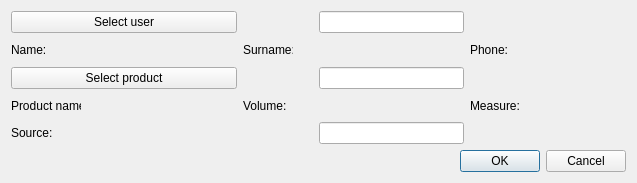
<?xml version="1.0" encoding="UTF-8"?>
<ui version="4.0">
 <class>CreatePhoto</class>
 <widget class="QDialog" name="CreatePhoto">
  <property name="geometry">
   <rect>
    <x>0</x>
    <y>0</y>
    <width>637</width>
    <height>183</height>
   </rect>
  </property>
  <property name="windowTitle">
   <string>Create/Update photo</string>
  </property>
  <property name="locale">
   <locale language="English" country="UnitedStates"/>
  </property>
  <property name="modal">
   <bool>false</bool>
  </property>
  <layout class="QGridLayout" name="gridLayout">
   <property name="leftMargin">
    <number>11</number>
   </property>
   <property name="topMargin">
    <number>11</number>
   </property>
   <property name="rightMargin">
    <number>11</number>
   </property>
   <property name="bottomMargin">
    <number>11</number>
   </property>
   <item row="4" column="5">
    <widget class="QLabel" name="phonePh">
     <property name="minimumSize">
      <size>
       <width>100</width>
       <height>0</height>
      </size>
     </property>
     <property name="font">
      <font>
       <family>Times New Roman</family>
       <pointsize>12</pointsize>
       <weight>75</weight>
       <italic>true</italic>
       <bold>true</bold>
      </font>
     </property>
     <property name="text">
      <string/>
     </property>
    </widget>
   </item>
   <item row="4" column="0">
    <widget class="QLabel" name="nameLb">
     <property name="minimumSize">
      <size>
       <width>50</width>
       <height>0</height>
      </size>
     </property>
     <property name="maximumSize">
      <size>
       <width>50</width>
       <height>16777215</height>
      </size>
     </property>
     <property name="text">
      <string>Name:</string>
     </property>
    </widget>
   </item>
   <item row="4" column="1">
    <widget class="QLabel" name="namePh">
     <property name="minimumSize">
      <size>
       <width>100</width>
       <height>0</height>
      </size>
     </property>
     <property name="font">
      <font>
       <family>Times New Roman</family>
       <pointsize>12</pointsize>
       <weight>75</weight>
       <italic>true</italic>
       <bold>true</bold>
      </font>
     </property>
     <property name="text">
      <string/>
     </property>
    </widget>
   </item>
   <item row="4" column="2">
    <widget class="QLabel" name="surnameLb">
     <property name="minimumSize">
      <size>
       <width>50</width>
       <height>0</height>
      </size>
     </property>
     <property name="maximumSize">
      <size>
       <width>50</width>
       <height>16777215</height>
      </size>
     </property>
     <property name="text">
      <string>Surname:</string>
     </property>
    </widget>
   </item>
   <item row="4" column="3">
    <widget class="QLabel" name="surnamePh">
     <property name="minimumSize">
      <size>
       <width>100</width>
       <height>0</height>
      </size>
     </property>
     <property name="font">
      <font>
       <family>Times New Roman</family>
       <pointsize>12</pointsize>
       <weight>75</weight>
       <italic>true</italic>
       <bold>true</bold>
      </font>
     </property>
     <property name="text">
      <string/>
     </property>
    </widget>
   </item>
   <item row="4" column="4">
    <widget class="QLabel" name="phoneLb">
     <property name="text">
      <string>Phone:</string>
     </property>
    </widget>
   </item>
   <item row="6" column="0">
    <widget class="QLabel" name="prodNameLb">
     <property name="minimumSize">
      <size>
       <width>70</width>
       <height>0</height>
      </size>
     </property>
     <property name="maximumSize">
      <size>
       <width>70</width>
       <height>16777215</height>
      </size>
     </property>
     <property name="text">
      <string>Product name:</string>
     </property>
    </widget>
   </item>
   <item row="6" column="1">
    <widget class="QLabel" name="prodNamePh">
     <property name="minimumSize">
      <size>
       <width>150</width>
       <height>0</height>
      </size>
     </property>
     <property name="font">
      <font>
       <family>Times New Roman</family>
       <pointsize>12</pointsize>
       <weight>75</weight>
       <italic>true</italic>
       <bold>true</bold>
      </font>
     </property>
     <property name="text">
      <string/>
     </property>
    </widget>
   </item>
   <item row="6" column="2">
    <widget class="QLabel" name="volumeLb">
     <property name="minimumSize">
      <size>
       <width>70</width>
       <height>0</height>
      </size>
     </property>
     <property name="maximumSize">
      <size>
       <width>70</width>
       <height>16777215</height>
      </size>
     </property>
     <property name="text">
      <string>Volume:</string>
     </property>
    </widget>
   </item>
   <item row="6" column="3">
    <widget class="QLabel" name="volumePh">
     <property name="minimumSize">
      <size>
       <width>100</width>
       <height>0</height>
      </size>
     </property>
     <property name="font">
      <font>
       <family>Times New Roman</family>
       <pointsize>12</pointsize>
       <weight>75</weight>
       <italic>true</italic>
       <bold>true</bold>
      </font>
     </property>
     <property name="text">
      <string/>
     </property>
    </widget>
   </item>
   <item row="6" column="4">
    <widget class="QLabel" name="measureLb">
     <property name="text">
      <string>Measure:</string>
     </property>
    </widget>
   </item>
   <item row="6" column="5">
    <widget class="QLabel" name="measurePh">
     <property name="minimumSize">
      <size>
       <width>100</width>
       <height>0</height>
      </size>
     </property>
     <property name="font">
      <font>
       <family>Times New Roman</family>
       <pointsize>12</pointsize>
       <weight>75</weight>
       <italic>true</italic>
       <bold>true</bold>
      </font>
     </property>
     <property name="text">
      <string/>
     </property>
    </widget>
   </item>
   <item row="9" column="0" colspan="6">
    <layout class="QHBoxLayout" name="horizontalLayout">
     <item>
      <spacer name="horizontalSpacer">
       <property name="orientation">
        <enum>Qt::Horizontal</enum>
       </property>
       <property name="sizeHint" stdset="0">
        <size>
         <width>40</width>
         <height>20</height>
        </size>
       </property>
      </spacer>
     </item>
     <item>
      <widget class="QPushButton" name="okBtn">
       <property name="text">
        <string>OK</string>
       </property>
      </widget>
     </item>
     <item>
      <widget class="QPushButton" name="cancelBtn">
       <property name="text">
        <string>Cancel</string>
       </property>
      </widget>
     </item>
    </layout>
   </item>
   <item row="5" column="3">
    <widget class="QLineEdit" name="productEdit">
     <property name="readOnly">
      <bool>true</bool>
     </property>
    </widget>
   </item>
   <item row="3" column="3">
    <widget class="QLineEdit" name="userEdit">
     <property name="toolTip">
      <string/>
     </property>
     <property name="readOnly">
      <bool>true</bool>
     </property>
    </widget>
   </item>
   <item row="7" column="3">
    <widget class="QLineEdit" name="sourceEdit">
     <property name="toolTip">
      <string>&lt;html&gt;&lt;head/&gt;&lt;body&gt;&lt;p&gt;For example: C:\My Documents\User\Photo\Milk.jpeg&lt;/p&gt;&lt;/body&gt;&lt;/html&gt;</string>
     </property>
    </widget>
   </item>
   <item row="7" column="0" colspan="2">
    <widget class="QLabel" name="sourceLb">
     <property name="text">
      <string>Source:</string>
     </property>
    </widget>
   </item>
   <item row="3" column="0" colspan="2">
    <widget class="QPushButton" name="userBtn">
     <property name="minimumSize">
      <size>
       <width>150</width>
       <height>0</height>
      </size>
     </property>
     <property name="text">
      <string>Select user</string>
     </property>
    </widget>
   </item>
   <item row="5" column="0" colspan="2">
    <widget class="QPushButton" name="productBtn">
     <property name="text">
      <string>Select product</string>
     </property>
    </widget>
   </item>
  </layout>
 </widget>
 <tabstops>
  <tabstop>userBtn</tabstop>
  <tabstop>productBtn</tabstop>
  <tabstop>okBtn</tabstop>
  <tabstop>cancelBtn</tabstop>
 </tabstops>
 <resources/>
 <connections/>
</ui>
